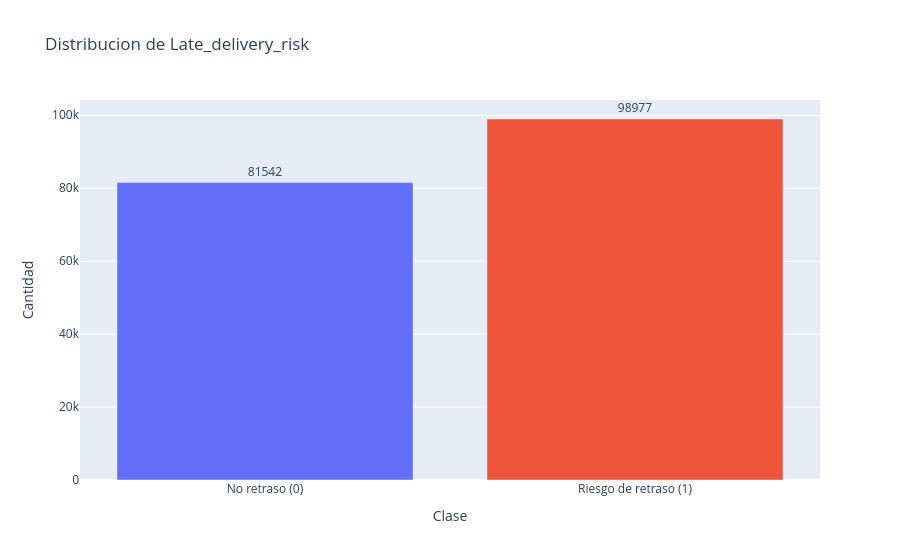

Notebook cell for this chart:
### Markdown cell above
## 4. Analisis de la variable objetivo

### Code cell
target_col = "Late_delivery_risk"

if target_col not in df.columns:
    raise ValueError("No se encontro la columna Late_delivery_risk en el dataset")

target_counts = df[target_col].value_counts().sort_index()
target_pct = (df[target_col].value_counts(normalize=True).sort_index() * 100).round(2)

labels = {0: "No retraso (0)", 1: "Riesgo de retraso (1)"}
x_labels = [labels.get(x, str(x)) for x in target_counts.index]

fig = px.bar(
    x=x_labels,
    y=target_counts.values,
    text=target_counts.values,
    color=x_labels,
    labels={"x": "Clase", "y": "Cantidad"},
    title="Distribucion de Late_delivery_risk"
)
fig.update_traces(textposition="outside")
fig.update_layout(showlegend=False)
fig.show()

print("Distribucion del target:")
for k in target_counts.index:
    print(f"{labels.get(k, k)}: {target_counts[k]:,} registros ({target_pct[k]:.2f}%)")

### Figure 1 — Plotly figure (JSON) as saved in the notebook; plotly's stock layout.template omitted (floating-point values rounded to 4 significant figures)
{"data": [{"hovertemplate": "color=No retraso (0)<br>Clase=%{x}<br>Cantidad=%{y}<br>text=%{text}<extra></extra>", "legendgroup": "No retraso (0)", "marker": {"color": "#636efa", "pattern": {"shape": ""}}, "name": "No retraso (0)", "orientation": "v", "showlegend": true, "text": [81540.0], "textposition": "outside", "type": "bar", "x": ["No retraso (0)"], "xaxis": "x", "y": [81542], "yaxis": "y"}, {"hovertemplate": "color=Riesgo de retraso (1)<br>Clase=%{x}<br>Cantidad=%{y}<br>text=%{text}<extra></extra>", "legendgroup": "Riesgo de retraso (1)", "marker": {"color": "#EF553B", "pattern": {"shape": ""}}, "name": "Riesgo de retraso (1)", "orientation": "v", "showlegend": true, "text": [98980.0], "textposition": "outside", "type": "bar", "x": ["Riesgo de retraso (1)"], "xaxis": "x", "y": [98977], "yaxis": "y"}], "layout": {"barmode": "relative", "legend": {"title": {"text": "color"}, "tracegroupgap": 0}, "showlegend": false, "title": {"text": "Distribucion de Late_delivery_risk"}, "xaxis": {"anchor": "y", "domain": [0, 1], "title": {"text": "Clase"}}, "yaxis": {"anchor": "x", "domain": [0, 1], "title": {"text": "Cantidad"}}}}
